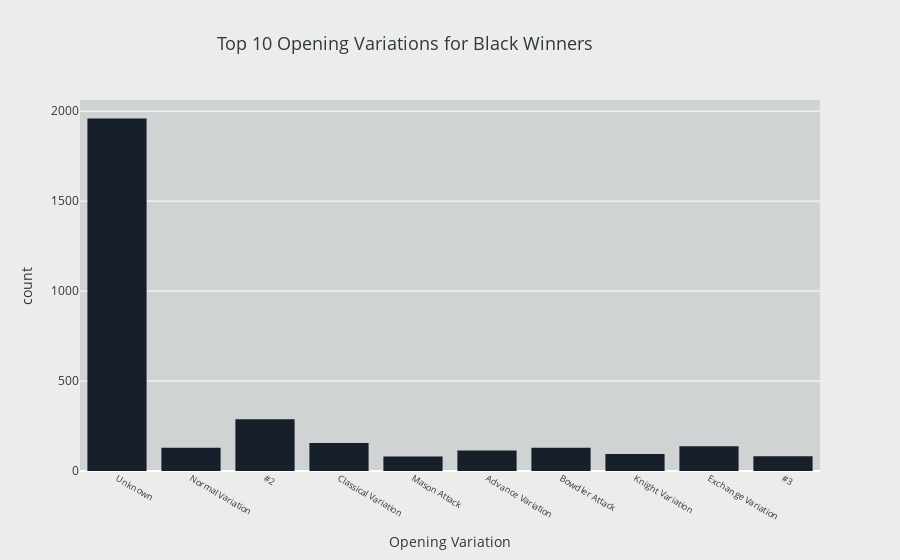

The notebook cell this image was saved under:
### Markdown cell above
<div style="background-color:#FFEADB; font-weight:bold; color:black">
    We notice that : 
    <li>Most black winners won because the white opponent resigned.</li>
    <li>Most black wins had random responses.</li>
</div>

### Code cell
sns.set_style("whitegrid")

# Get the top 10 most common opening variations for black winners
top_opening_variations = black_winners['opening_variation'].value_counts().nlargest(10).index

# Filter the data to include only the top 10 opening variations
top_variations_data = black_winners[black_winners['opening_variation'].isin(top_opening_variations)]

# Plot the distribution of the top 5 opening variations for black winners
fig = px.histogram(top_variations_data, x="opening_variation", color_discrete_sequence=["#17202A"], barmode="group",
                   title="Top 10 Opening Variations for Black Winners",
                   labels={"opening_variation": "Opening Variation", "count": "Count"})
fig.update_layout(
    title_font_color="#2E383F", paper_bgcolor="#ECECEB", title_font_size=18, title_x=0.45, font_color="#2E383F",
    plot_bgcolor="#D0D3D4")
fig.update_xaxes(tickfont_size=9)
fig.show()

### Figure 1 — Plotly figure (JSON) as saved in the notebook; plotly's stock layout.template omitted (floating-point values rounded to 4 significant figures; data arrays with more than 128 entries replaced by an {"elided": "..."} marker saying what was removed)
{"data": [{"alignmentgroup": "True", "bingroup": "x", "hovertemplate": "Opening Variation=%{x}<br>count=%{y}<extra></extra>", "legendgroup": "", "marker": {"color": "#17202A", "pattern": {"shape": ""}}, "name": "", "offsetgroup": "", "orientation": "v", "showlegend": false, "type": "histogram", "x": {"elided": "3168 str values"}, "xaxis": "x", "yaxis": "y"}], "layout": {"barmode": "group", "font": {"color": "#2E383F"}, "legend": {"tracegroupgap": 0}, "paper_bgcolor": "#ECECEB", "plot_bgcolor": "#D0D3D4", "title": {"font": {"color": "#2E383F", "size": 18}, "text": "Top 10 Opening Variations for Black Winners", "x": 0.45}, "xaxis": {"anchor": "y", "domain": [0, 1], "tickfont": {"size": 9}, "title": {"text": "Opening Variation"}}, "yaxis": {"anchor": "x", "domain": [0, 1], "title": {"text": "count"}}}}
